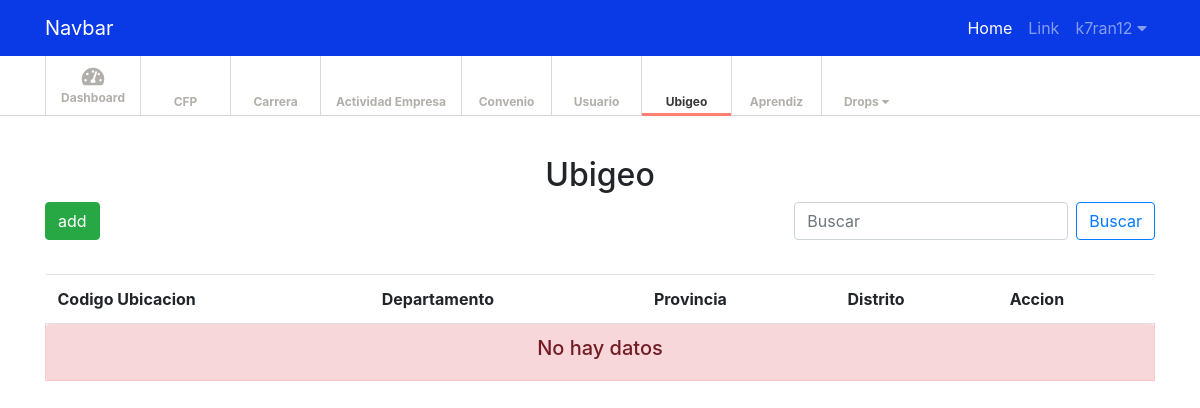
The page /ubigeo (signed in) on the database as committed earlier.
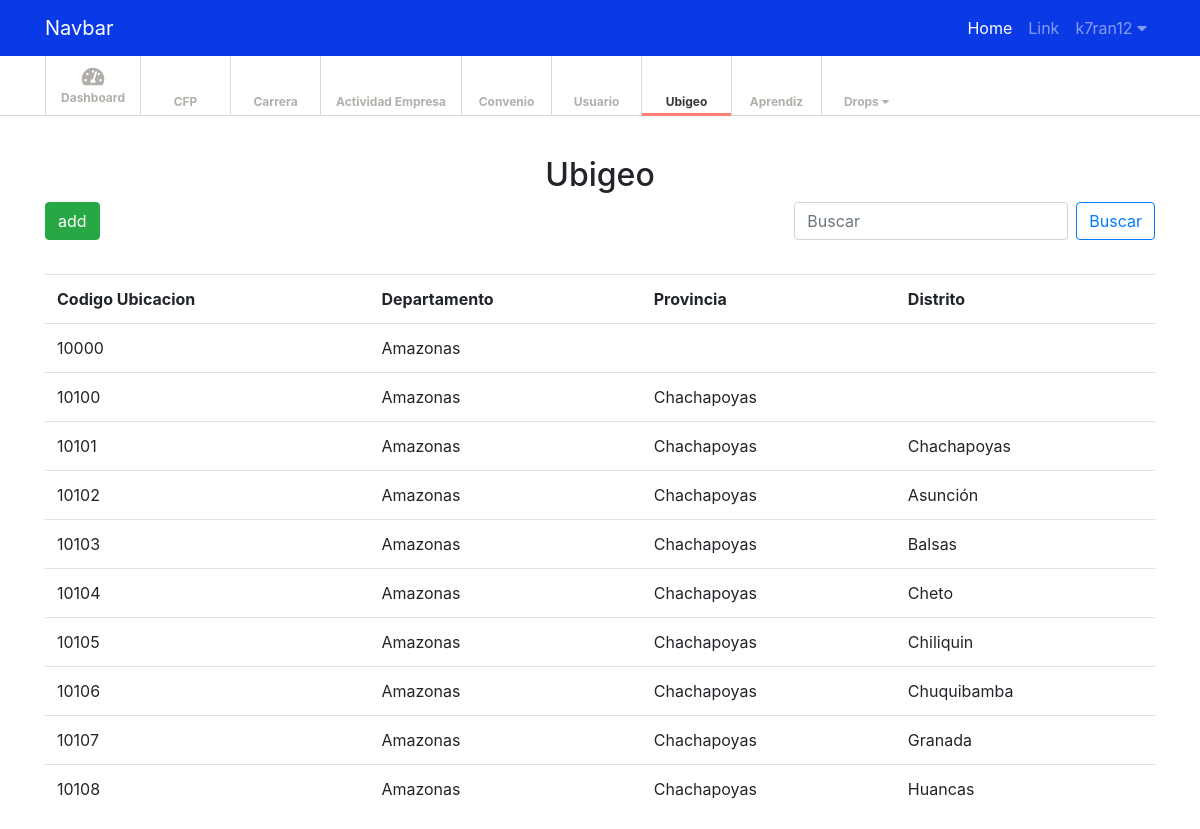
The same page on the database as committed later.
### tables this page shows
CREATE TABLE `ubigeo` (
  `id_ubi` int(11) NOT NULL,
  `cod_ubi` char(6) DEFAULT NULL,
  `departamento_ubi` char(20) DEFAULT NULL,
  `provincia_ubi` char(30) DEFAULT NULL,
  `distrito_ubi` char(40) DEFAULT NULL
);

### model/conexion_model.php (called while the page is built, shortened)
<?php
	class conexion_model
	{
		private $host = "localhost";
		private $user = "root";
		private $pass = "";
		private $bd = "sistemapva";
		public function conectar(){
			$con = mysqli_connect($this->host, $this->user, $this->pass, $this->bd);
			mysqli_set_charset ( $con , 'utf8' );
			return $con;
		}
	}

### model/ubigeo_model.php (called while the page is built, shortened)
<?php
	require_once("conexion_model.php");
	class ubigeo_model extends conexion_model
	{
		private $con;
		function __construct()
		{
			$this->con = parent::conectar();
		}
		public function mostrar_ubigeo_top10(){
			$consulta = "SELECT * FROM ubigeo LIMIT 10";
			$query = mysqli_query($this->con, $consulta);
			$array_ubi = array();
			while ($datos = mysqli_fetch_assoc($query)) {
				$array['id_ubi'] = $datos['id_ubi'];
				$array['cod_ubi'] = $datos['cod_ubi'];
				$array['departamento_ubi'] = $datos['departamento_ubi'];
				$array['provincia_ubi'] = $datos['provincia_ubi'];
				$array['distrito_ubi'] = $datos['distrito_ubi'];
				array_push($array_ubi, $array);
			}
			return $array_ubi;
		}
	}

### view/ubigeo_view.php (the view, shortened to what this page needs)
<?php
	require_once("model/ubigeo_model.php");
	$ubicacion = new ubigeo_model();
	$ubi = $ubicacion->mostrar_ubigeo_top10();
 ?>
<center><h2>Ubigeo</h2></center>
<div style="float: left;">
     <button type="button" class="btn btn-success my-2 my-sm-0" data-toggle="modal" data-target=".agregar_cfp">add</button>
</div>
<div style="float: right;">
	<form class="form-inline my-2 my-lg-0" action="ubigeo" method="POST">
      <input id="buscar" name="buscar" class="form-control mr-sm-2" type="search" placeholder="Buscar" aria-label="Search">
      <button id="buscar_cfp" class="btn btn-outline-primary my-2 my-sm-0" type="submit">Buscar</button>
    </form>
</div><br><br><br>
<?php
	if (!empty($_POST['buscar'])) {
		$buscar = $_POST['buscar'];
		$datos_ubicacion = $ubicacion->buscar_datos_ubigeo($buscar);
		if (!empty($datos_ubicacion)) {
			?>
			<table class="table table-hover">
					<tr>
						<th>Codigo Ubicacion</th>
						<th>Departamento</th>
						<th>Provincia</th>
						<th>Distrito</th>
					</tr>
			<?php
			foreach ($datos_ubicacion as $value) {
				?>
					<tr>
						<td style="display: none;" class="datos_cfp_editar"><?php echo $value['id_ubi'] ?></td>
						<td class="datos_cfp_editar"><?php echo $value['cod_ubi'] ?></td>
						<td class="datos_cfp_editar"><?php echo $value['departamento_ubi'] ?></td>
						<td class="datos_cfp_editar"><?php echo $value['provincia_ubi'] ?></td>
						<td class="datos_cfp_editar"><?php echo $value['distrito_ubi'] ?></td>
					</tr>
				<?php
			}
			?>
			</table>
			<?php
		}
		else{
			?>
			<table class="table table-hover">
					<tr>
						<th>Codigo Ubicacion</th>
						<th>Departamento</th>
						<th>Provincia</th>
						<th>Distrito</th>
					</tr>
				<tr>
					<td class="alert alert-danger" role="alert" colspan="7"><center><h5>No hay datos</h5></center></td>
				</tr>
			</table>
			<?php
		}
	}
	else{
		if (!empty($ubi)) {
			?>
			<table class="table table-hover">
					<tr>
						<th>Codigo Ubicacion</th>
						<th>Departamento</th>
						<th>Provincia</th>
						<th>Distrito</th>
					</tr>
			<?php
			foreach ($ubi as $value) {
				?>
					<tr>
						<td class="datos_cfp_editar"><?php echo $value['cod_ubi'] ?></td>
						<td class="datos_cfp_editar"><?php echo $value['departamento_ubi'] ?></td>
						<td class="datos_cfp_editar"><?php echo $value['provincia_ubi'] ?></td>
						<td class="datos_cfp_editar"><?php echo $value['distrito_ubi'] ?></td>
					</tr>
				<?php
			}
			?>
			</table>
			<?php
		}
		else{
			?>
			<table class="table table-hover">
					<tr>
						<th>Codigo Ubicacion</th>
						<th>Departamento</th>
						<th>Provincia</th>
						<th>Distrito</th>
						<th>Accion</th>
					</tr>
				<tr>
					<td class="alert alert-danger" role="alert" colspan="5"><center><h5>No hay datos</h5></center></td>
				</tr>
			</table>
			<?php
		}
	}
 ?>

### index.php (shortened to what this page needs)
<!doctype html>
<html lang="en">
  <head>
    <?php require_once("view/head.php"); ?>
  </head>
  <body>
      <?php
      if(!empty($_SESSION['usuario'])){
        require_once("view/navbar_view.php");
        require_once("view/subnavbar_view.php");
      }
      ?>
      <div class="container">
          <?php
            if (!empty($_SESSION['usuario'])) {
              if (isset($_GET['pagina'])) {
                if ($_GET['pagina'] == 'cfp') {
                  require_once("view/cfp_view.php");
                }
                else if ($_GET['pagina'] == 'index') {
                  require_once("view/dashboard_view.php");
                }
                else if ($_GET['pagina'] == 'carrera') {
                  require_once("view/carrera_view.php");
                }
                else if ($_GET['pagina'] == 'actividadEmpresa') {
                  require_once("view/actividad_empresa_view.php");
                }
                else if ($_GET['pagina'] == 'convenio') {
                  require_once("view/convenio_view.php");
                }
                else if ($_GET['pagina'] == 'usuario') {
                  require_once("view/usuario_view.php");
                }
                else if ($_GET['pagina'] == 'ubigeo') {
                  require_once("view/ubigeo_view.php");
                }
                else if ($_GET['pagina'] == 'aprendiz') {
                  require_once("view/aprendiz_view.php");
                }
              }
              else{
                require_once("view/dashboard_view.php");
              }
            }
            else{
              require_once("view/login_view.php");
            }
           ?>
      </div>
  </body>
</html>

### view/head.php (shortened to what this page needs)
<link rel="stylesheet" type="text/css" href="librerias/bootstrap/css/bootstrap.css">
<link rel="stylesheet" type="text/css" href="assets/css/style.css">
<link rel="stylesheet" href="https://use.fontawesome.com/releases/v5.8.2/css/all.css">
<link rel="stylesheet" href="librerias/alertify/css/alertify.min.css" />
<link rel="stylesheet" href="librerias/alertify/css/themes/default.min.css" />
<link rel="stylesheet" href="librerias/scroll/css/jquery.mCustomScrollbar.css" />
<link href="librerias/select2/css/select2.min.css" rel="stylesheet" />

### view/navbar_view.php (shortened to what this page needs)
<nav class="navbar navbar-expand-lg navbar-dark" style="background: #0A39E6;color: white !important;">
  <div class="container">
      <a class="navbar-brand" href="#">Navbar</a>
  <div class="collapse navbar-collapse" id="navbarSupportedContent">
    <ul class="navbar-nav ml-auto">
      <li class="nav-item active">
        <a class="nav-link" href="#">Home <span class="sr-only">(current)</span></a>
      </li>
      <li class="nav-item">
        <a class="nav-link" href="#">Link</a>
      </li>
      <li class="nav-item dropdown">
        <a class="nav-link dropdown-toggle" href="#" id="navbarDropdown" role="button" data-toggle="dropdown" aria-haspopup="true" aria-expanded="false">
          <?php echo $_SESSION['usuario'] ?>&nbsp;<i class="fas fa-caret-down"></i>
        </a>
      </li>
    </ul>
  </div>
  </div>
</nav>

### view/subnavbar_view.php (shortened to what this page needs)
<div class="subnavbar">
  <div class="subnavbar-inner">
    <div class="container">
      <ul class="mainnav">
        <li class="<?php if($_GET['pagina'] == 'index' OR empty($_GET['pagina'])){ echo 'active';} ?>"><a href="index"><i class="fas fa-tachometer-alt"></i></i><span>Dashboard</span> </a> </li>
        <li class="<?php if($_GET['pagina'] == 'cfp'){ echo 'active';} ?>"><a href="cfp"><i class="icon-list-alt"></i><span>CFP</span> </a> </li>
        <li class="<?php if($_GET['pagina'] == 'carrera'){ echo 'active';} ?>"><a href="carrera"><i class="icon-facetime-video"></i><span>Carrera</span> </a></li>
        <li class="<?php if($_GET['pagina'] == 'actividadEmpresa'){ echo 'active';} ?>"><a href="actividadEmpresa"><i class="icon-bar-chart"></i><span>Actividad Empresa</span> </a> </li>
        <li class="<?php if($_GET['pagina'] == 'convenio'){ echo 'active';} ?>"><a href="convenio"><i class="icon-code"></i><span>Convenio</span> </a> </li>
        <li class="<?php if($_GET['pagina'] == 'usuario'){ echo 'active';} ?>"><a href="usuario"><i class="icon-code"></i><span>Usuario</span> </a> </li>
        <li class="<?php if($_GET['pagina'] == 'ubigeo'){ echo 'active';} ?>"><a href="ubigeo"><i class="icon-code"></i><span>Ubigeo</span> </a> </li>
        <li class="<?php if($_GET['pagina'] == 'aprendiz'){ echo 'active';} ?>"><a href="aprendiz"><i class="icon-code"></i><span>Aprendiz</span> </a> </li>
        <li class="dropdown">
          <a href="#" role="button" class="dropdown-toggle" data-toggle="dropdown"><i class=""></i>
          </i><span>Drops&nbsp;<i class="fas fa-caret-down"></i></span>
        </a>
        </li>
      </ul>
    </div>
  </div>
</div>

### assets/css/style.css (style rules this page uses)
.subnavbar { margin-bottom: 2.5em; }
.subnavbar-inner { height: 60px; background: #fff; border-bottom: 1px solid #d6d6d6; }
.subnavbar .container > ul { display: inline-block; height: 80px; padding: 0; margin: 0; }
.subnavbar .container > ul > li { float: left; min-width: 90px; height: 60px; padding: 0; margin: 0; text-align: center; list-style: none; border-left: 1px solid #d9d9d9; }
.subnavbar .container > ul > li > a { display: block; height: 100%; padding: 0 15px; font-size: 12px; font-weight: bold; color: #b2afaa; }
.subnavbar .container > ul > li > a > i { display: inline-block; width: 24px; height: 24px; margin-top: 11px; margin-bottom: -3px; font-size: 20px; }
.subnavbar .container > ul > li > a > span { display: block; }
.subnavbar .container > ul > li.active > a { border-bottom:3px solid #ff7f74; color: #383838; }

Rows that differ between the two databases and show on the page:
added ubigeo: cod_ubi "10000", departamento_ubi "Amazonas"
added ubigeo: cod_ubi "10100", departamento_ubi "Amazonas", provincia_ubi "Chachapoyas"
added ubigeo: cod_ubi "10101", departamento_ubi "Amazonas", provincia_ubi "Chachapoyas", distrito_ubi "Chachapoyas"
added ubigeo: cod_ubi "10102", departamento_ubi "Amazonas", provincia_ubi "Chachapoyas", distrito_ubi "Asunción"
added ubigeo: cod_ubi "10103", departamento_ubi "Amazonas", provincia_ubi "Chachapoyas", distrito_ubi "Balsas"
added ubigeo: cod_ubi "10104", departamento_ubi "Amazonas", provincia_ubi "Chachapoyas", distrito_ubi "Cheto"
added ubigeo: cod_ubi "10105", departamento_ubi "Amazonas", provincia_ubi "Chachapoyas", distrito_ubi "Chiliquin"
added ubigeo: cod_ubi "10106", departamento_ubi "Amazonas", provincia_ubi "Chachapoyas", distrito_ubi "Chuquibamba"
added ubigeo: cod_ubi "10107", departamento_ubi "Amazonas", provincia_ubi "Chachapoyas", distrito_ubi "Granada"
added ubigeo: cod_ubi "10108", departamento_ubi "Amazonas", provincia_ubi "Chachapoyas", distrito_ubi "Huancas"
Other text that changed with them:
text no longer shown: "Accion No hay datos"
